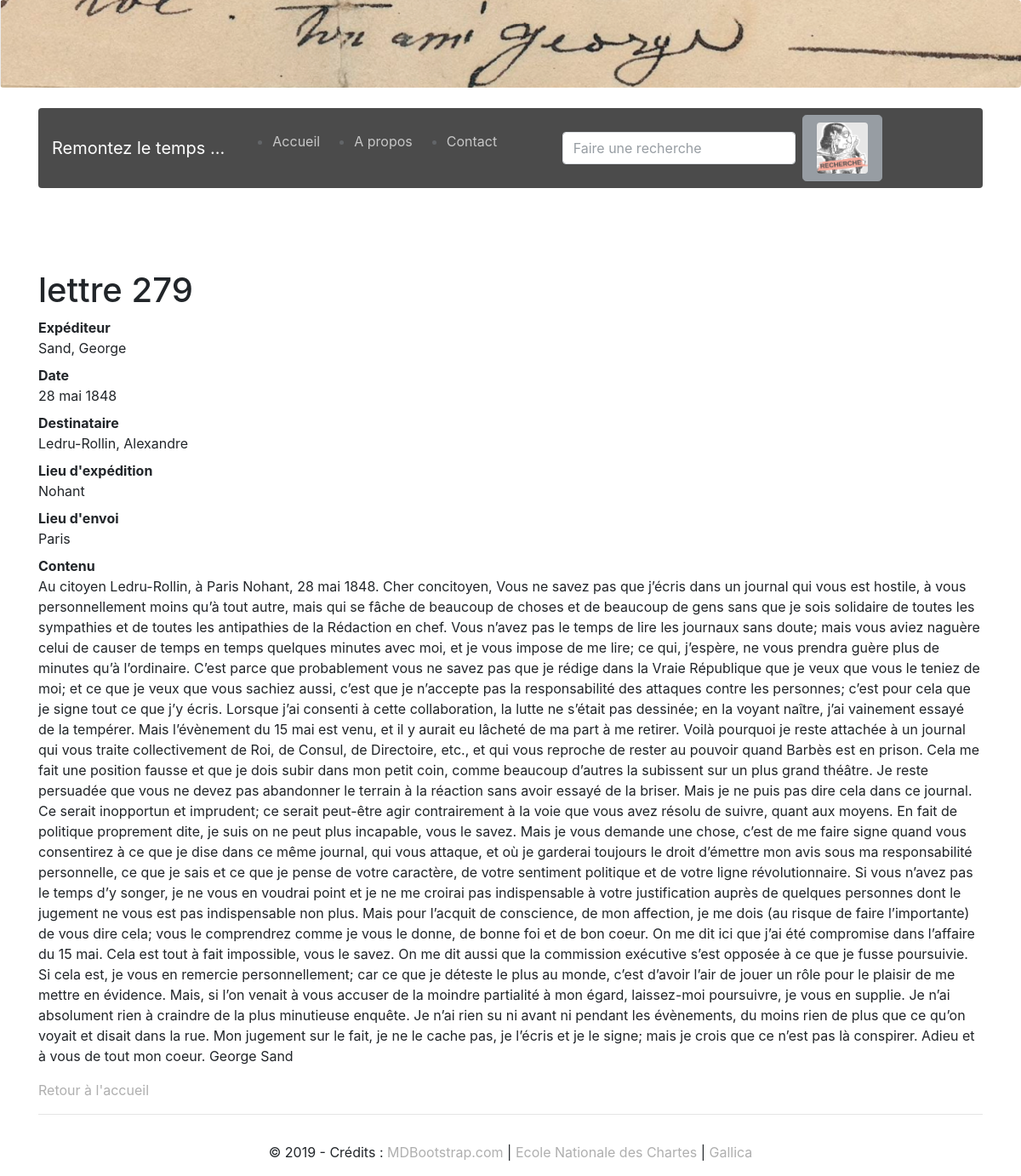
The app's page /lettre/279 with its own data.
### application/models/donnees.py (models this page shows)
class Lettre(db.Model):
    __tablename__ = "lettre"
    lettre_id = db.Column(db.Integer, unique=True, nullable=False, primary_key=True)
    titre = db.Column(db.Text, nullable=False)
    contenu = db.Column(db.Text, nullable=False)
    date_label = db.Column(db.Text, nullable=False)
    date_norm = db.Column(db.Text, nullable=False)
    lettre_destinataire = db.Column(db.Text, db.ForeignKey('correspondant.id_correspondant'))
    lettre_expediteur = db.Column(db.Text)
    vers_lieu = db.Column(db.Text, db.ForeignKey('lieu.lieu_id'))
    depuis_lieu = db.Column(db.Text, db.ForeignKey('lieu.lieu_id'))
    correspondant = db.relationship("Correspondant", back_populates="lettre")
    lieu_envoi = db.relationship("Lieu", foreign_keys=[vers_lieu])
    lieu_expe = db.relationship("Lieu", foreign_keys=[depuis_lieu])

class Correspondant(db.Model):
    __tablename__ = "correspondant"
    id_correspondant = db.Column(db.Integer, unique=True, nullable=False, primary_key=True)
    nom = db.Column(db.Text, nullable=False)
    prenom = db.Column(db.Text, nullable=False)
    lettre = db.relationship("Lettre", back_populates="correspondant")

class Lieu(db.Model):
    __tablename__ = "lieu"
    lieu_id = db.Column(db.Integer, unique=True, nullable=False, primary_key=True)
    label = db.Column(db.Integer, unique=True, nullable=False)

### application/routes.py (the view)
@app.route("/lettre/<int:lettre_id>")
def correspondance(lettre_id):
    unique_correspondance = Lettre.query.get(lettre_id)
    return render_template("pages/lettre.html", correspondance = unique_correspondance)

### application/routes.py (called while the page is built)
@app.context_processor
def inject_now():
    return {'now' : datetime.now()}

### application/templates/pages/lettre.html (shortened to what this page needs)
{% extends "conteneur.html" %}
{% block corps %}
    {% if correspondance %}
<br/>
<br/>
<br/>
            <h1>{{correspondance.titre}}</h1>
            <dl>
               <dt>Expéditeur</dt> <dd>Sand, George</dd>
                <dt>Date</dt> <dd>{{correspondance.date_label}}</dd>
                <dt>Destinataire</dt> <dd>{{correspondance.correspondant.nom}}, {{correspondance.correspondant.prenom}}</dd>
                <dt>Lieu d'expédition</dt> <dd>{{correspondance.lieu_expe.label}}</dd>
                <dt>Lieu d'envoi</dt> <dd>{{correspondance.lieu_envoi.label}}</dd>
                <dt>Contenu</dt> <dd>{{correspondance.contenu}}</dd>
            </dl>
    {% else %}
            <p>La base de données est en cours de constitution</p>
    {% endif %}
    <p><a href="{{url_for('accueil')}}"> Retour à l'accueil</a></p>
{% endblock %}

### application/templates/conteneur.html (style rules this page uses)
body { background-image:url('') !important; }
a { color:#AFAFAF; }

### records on screen
Lettre: titre "lettre 279", date_label "28 mai 1848", contenu "Au citoyen Ledru-Rollin, à Paris Nohant, 28 mai 1848. Cher concitoyen, Vous ne savez pas que j’écris dans un journal qui vous est hostile, à vous personnellement moins qu’à tout autre, mais qui se fâche de beaucoup de choses et de beaucoup de gens sans que je sois solidaire de toutes les sympathies et de toutes les antipathies de la Rédaction en chef. Vous n’avez pas le temps de lire les journaux sans doute; mais vous aviez naguère celui de causer de temps en temps quelques minutes avec moi, et je vous impose de me lire; ce qui, j’espère, ne vous prendra guère plus de minutes qu’à l’ordinaire. C’est parce que probablement vous ne savez pas que je rédige dans la Vraie République que je veux…"
Correspondant: correspondant.nom "Ledru-Rollin", correspondant.prenom "Alexandre"
Lieu: lieu_expe.label "Nohant"
Lieu: lieu_envoi.label "Paris"
